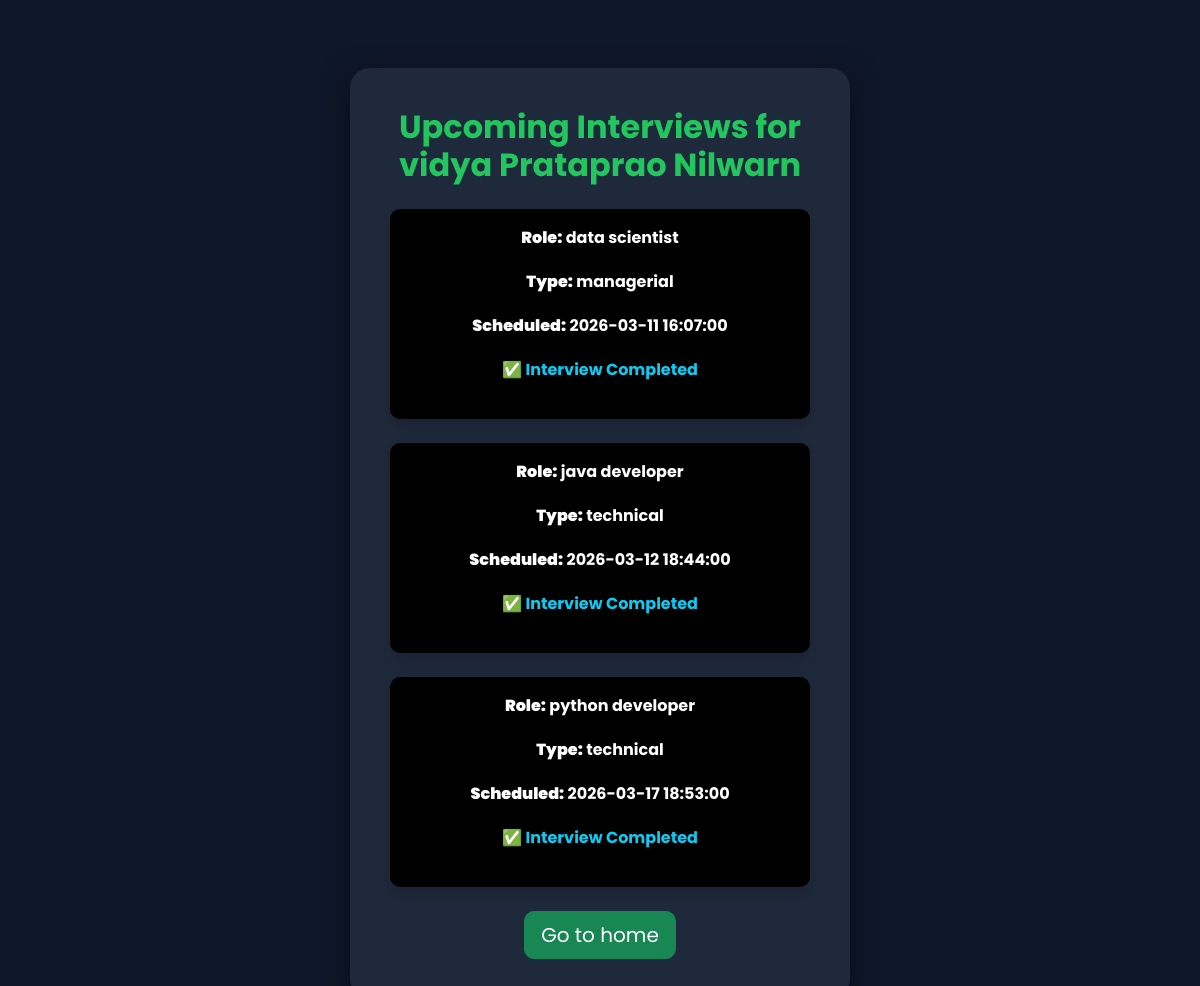
The page /upcoming_interview (signed in) on the database its author committed.
### main_app.py (models this page shows)
class interview_data(db.Model):
    id=db.Column(db.Integer,primary_key=True)
    name=db.Column(db.String(150),nullable=False)
    email = db.Column(db.String(150), nullable=False)
    interview_type=db.Column(db.String(100),nullable=False)
    role=db.Column(db.String(100),nullable=False)
    date=db.Column(db.Date(),nullable=False)
    time=db.Column(db.Time(),nullable=False)
    score = db.Column(db.Float,nullable=True)
    status=db.Column(db.String(100),nullable=True)

### main_app.py (the view)
@app.route('/upcoming_interview')
def upcoming_interview():
    if 'user_email' not in session:
        return redirect(url_for('login'))
    user_email = session['user_email']
    interviews = interview_data.query.filter_by(
        email=user_email
    ).order_by(
        interview_data.date,
        interview_data.time
    ).all()
    now = datetime.now()
    for interview in interviews:
        interview.datetime_obj = datetime.combine(
            interview.date,
            interview.time
        )
        interview.datetime_str = interview.datetime_obj.strftime(
            "%d %b %Y, %I:%M %p"
        )
        join_start_time = interview.datetime_obj - timedelta(minutes=5)
        join_end_time = interview.datetime_obj + timedelta(minutes=1)
        if interview.status == "scheduled":
            if now > join_end_time:
                interview.status = "not completed"
        elif interview.score and interview.score > 0:
            interview.status = "completed"
        interview.can_join = (
            interview.status == "scheduled"
            and join_start_time <= now <= join_end_time
        )
        interview.is_missed = (
            interview.status == "scheduled"
            and now > join_end_time
        )
    db.session.commit()
    return render_template(
        "upcoming_interview.html",
        interviews=interviews,
        user_name=session.get('user_name')
    )

### main_app.py (called while the page is built)
@app.after_request
def add_header(response):
    response.headers["Cache-Control"] = "no-cache, no-store, must-revalidate"
    response.headers["Pragma"] = "no-cache"
    response.headers["Expires"] = "0"
    return response

### templates/upcoming_interview.html (shortened to what this page needs)
{% extends 'base_without_navbar.html' %}
{% block body %}
<div class="countdown-container mt-5">
<h2 class="text-center mb-4">
Upcoming Interviews for {{ user_name }}
</h2>
{% if interviews %}
{% for interview in interviews %}
<div class="card p-3 mb-4 shadow"
     style="background-color:black;color:white;border-radius:10px">
<p class="fw-bold">
<strong>Role:</strong> {{ interview.role }}
</p>
<p class="fw-bold">
<strong>Type:</strong> {{ interview.interview_type }}
</p>
<p class="fw-bold">
<strong>Scheduled:</strong>
{{ interview.date }} {{ interview.time }}
</p>
{% if interview.status == "completed" %}
<p class="fw-bold text-info">
✅ Interview Completed
</p>
{% elif interview.status == "not completed" or interview.status == "missed" %}
<p class="fw-bold text-danger">
❌ Interview Not Completed / Missed
</p>
{% else %}
<p class="text-warning">
⏳ Join button will appear 5 minutes before interview.
</p>
{% endif %}
</div>
{% endfor %}
{% else %}
<p class="text-center text-muted">
No upcoming interviews scheduled.
</p>
{% endif %}
<div class="text-center mt-4">
<a href="{{ url_for('schedule_page') }}"
class="btn btn-success btn-lg">
Go to home
</a>
</div>
</div>
{% endblock %}

### static/css/upcoming_interview.css (style rules this page uses)
body { font-family: "Poppins", sans-serif; background: linear-gradient(to right, #0f172a, #1e293b); color: white; min-height: 100vh; display: flex; align-items: center; justify-content: center; }
.countdown-container { background: #1e293b; padding: 40px; border-radius: 20px; text-align: center; max-width: 500px; width: 90%; box-shadow: 0 10px 30px rgba(0, 0, 0, 0.5); }
h2 { color: #22c55e; font-weight: bold; }
p { font-size: 1rem; margin-bottom: 20px; }

### static/css/interview_conduct.css (style rules this page uses)
body { font-family: "Poppins", sans-serif; background: linear-gradient(to right, #0f172a, #1e293b); color: white; min-height: 100vh; margin: 0; padding: 20px; }

### static/css/home_without_login.css (style rules this page uses)
body { font-family: "Poppins", sans-serif; background: #0f172a; color: white; }
.card { border-radius: 15px; }
.btn-success { border-radius: 10px; transition: all 0.3s ease; }

### static/css/login.css (style rules this page uses)
body { font-family: "Poppins", sans-serif; background: linear-gradient(to right, #1e293b, #0f172a); min-height: 100vh; display: flex; align-items: center; justify-content: center; }

### static/css/feedback.css (style rules this page uses)
body { font-family: "Poppins", sans-serif; background: #0f172a; color: white; min-height: 100vh; display: flex; justify-content: center; align-items: center; padding: 20px; }

### rows shown on the page
interview_data: role "data scientist", interview_type "managerial", date "2026-03-11", time "16:07:00", status "✅ Interview Completed"
interview_data: role "java developer", interview_type "technical", date "2026-03-12", time "18:44:00", status "✅ Interview Completed"
interview_data: role "python developer", interview_type "technical", date "2026-03-17", time "18:53:00", status "✅ Interview Completed"

### other values the page prints
{{ user_name }} "vidya Prataprao Nilwarn"
